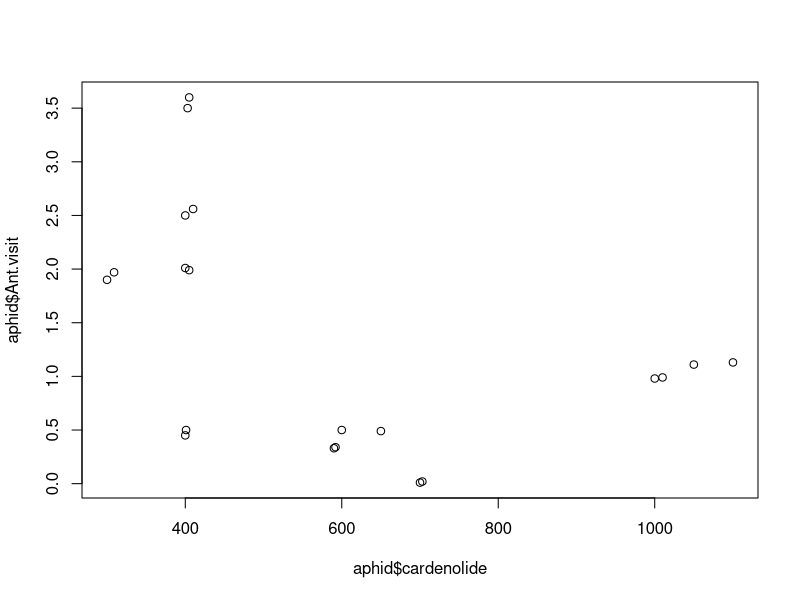
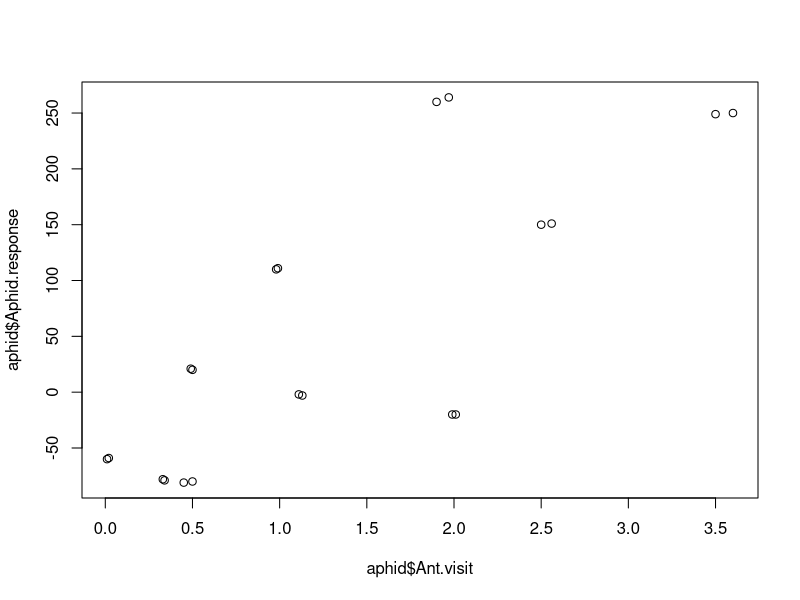
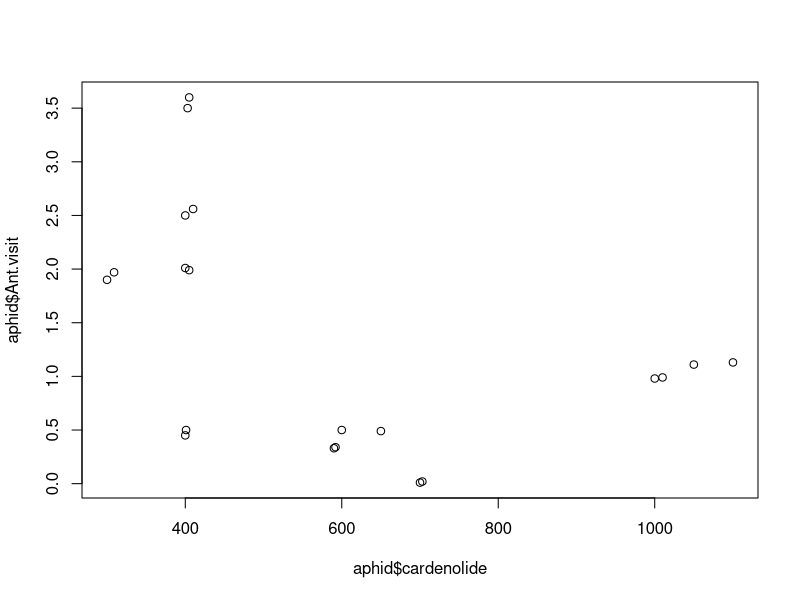

Reproduce these figures in R, in order. (Note: this script raises an error after producing the figures.)
##MAX likelihood real applications###
#read-in simulated data:
aphid <- read.csv("app.exercise.csv", header = T)
aphid
#plot data
plot(aphid$cardenolide,aphid$Ant.visit)
plot(aphid$Ant.visit,aphid$Aphid.response)
ant = aphid$Ant.visit
plant = aphid$cardenolide
response = aphid$Aphid.response

##MODEL ANT VISITS##

##Modeling ants as a function of cardenolide##
# We are applying a maximum likelihood function to our own simulated data, based on Figure 1D in the text
#We estimated the data and used a hyperbolic deterministic function to fit a model to the data
plot(aphid$cardenolide,aphid$Ant.visit)
#ants ~ negbinom(a/b+cardenolides) plot looks hyperbolic, going with that
antNLL <- function(p,card,ant){
  a=p[1]
  b=p[2]
  expected = a/(b+card)
  NLL <- -sum(dnorm(ant,expected, log=T)) 
}

guess <- c(15750,450)
antFit <- optim(par=guess,fn=antNLL,card=ant.2$cardenolide, ant=ant.2$Ant.new)
ant.2 <- read.csv("app.exercise.csv", header=T)
plot(ant.2$cardenolide,ant.2$Ant.new, ylab="Ant counts per genotype", xlab="Cardenolide concentration")

lines(seq(0,1600),antFit$par[1]/(antFit$par[2]+seq(0,1600)),lwd=4,lty=1)

# c. likelihood profile of shape parameter a
antNLLprofile_a<-function(b,a,ant){
  -sum(dnorm(ant,a,b,log=TRUE))
}
as=seq(0,40)
store=matrix(NA,2,length(as))
for(i in 1:length(as)){
  tempFit<-optimise(antNLLprofile_a,lower=0,upper=500,a=as[i],ant=ant.2$Ant.new)
  store[1,i]=tempFit$minimum
  store[2,i]=tempFit$objective
}

colnames(store)=as
rownames(store)=c('shape_b','NLL')
plot(as,store[2,],type='l',lwd=2,xlab="shape_a",ylab="NLL")


# c. likelihood profile of shape parameter b
antNLLprofile_b<-function(a,b,ant){
  -sum(dnorm(ant,b,a,log=TRUE))
}
bs=seq(0,1500)
store=matrix(NA,2,length(bs))
for(i in 1:length(bs)){
  tempFit<-optimise(antNLLprofile_b,lower=0,upper=500,b=bs[i],ant=ant.2$Ant.new)
  store[1,i]=tempFit$minimum
  store[2,i]=tempFit$objective
}

colnames(store)=bs
rownames(store)=c('shape_b','NLL')
plot(bs,store[2,],type='l',lwd=2,xlab="shape_b",ylab="NLL")


